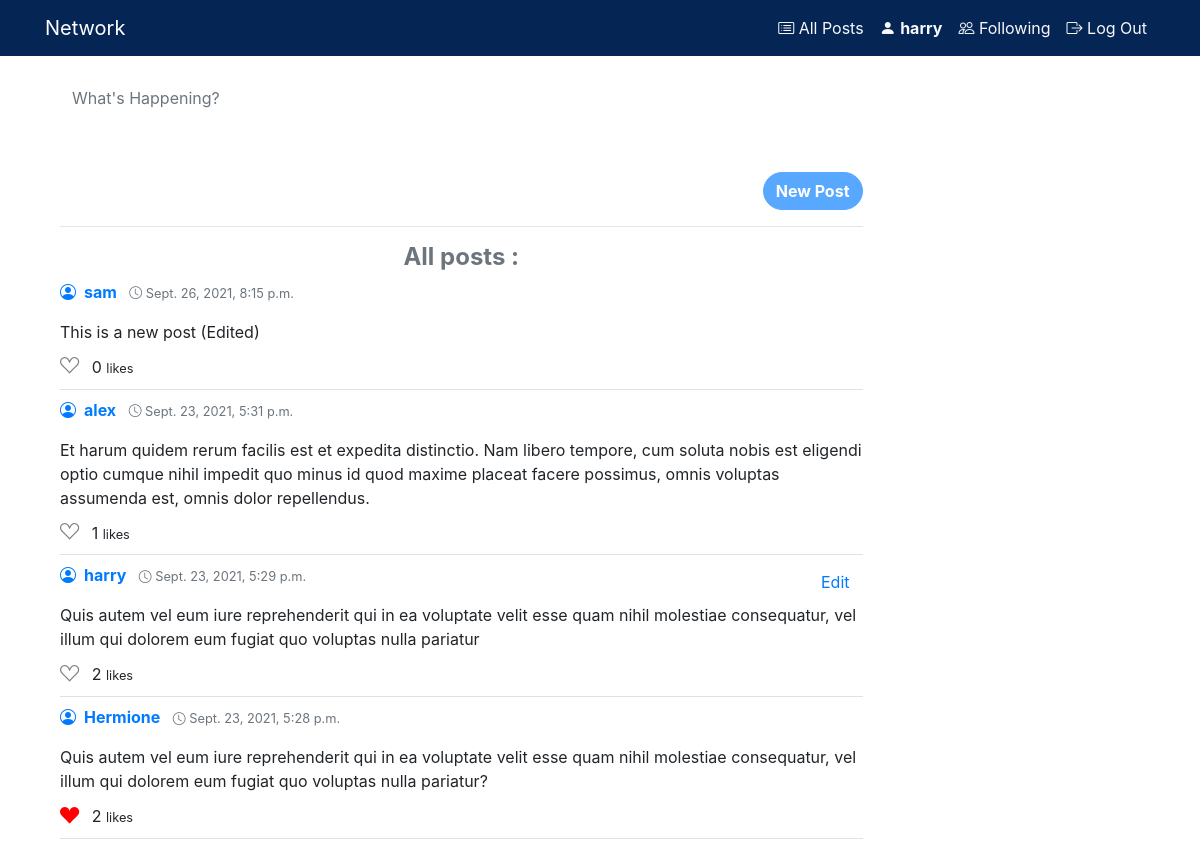
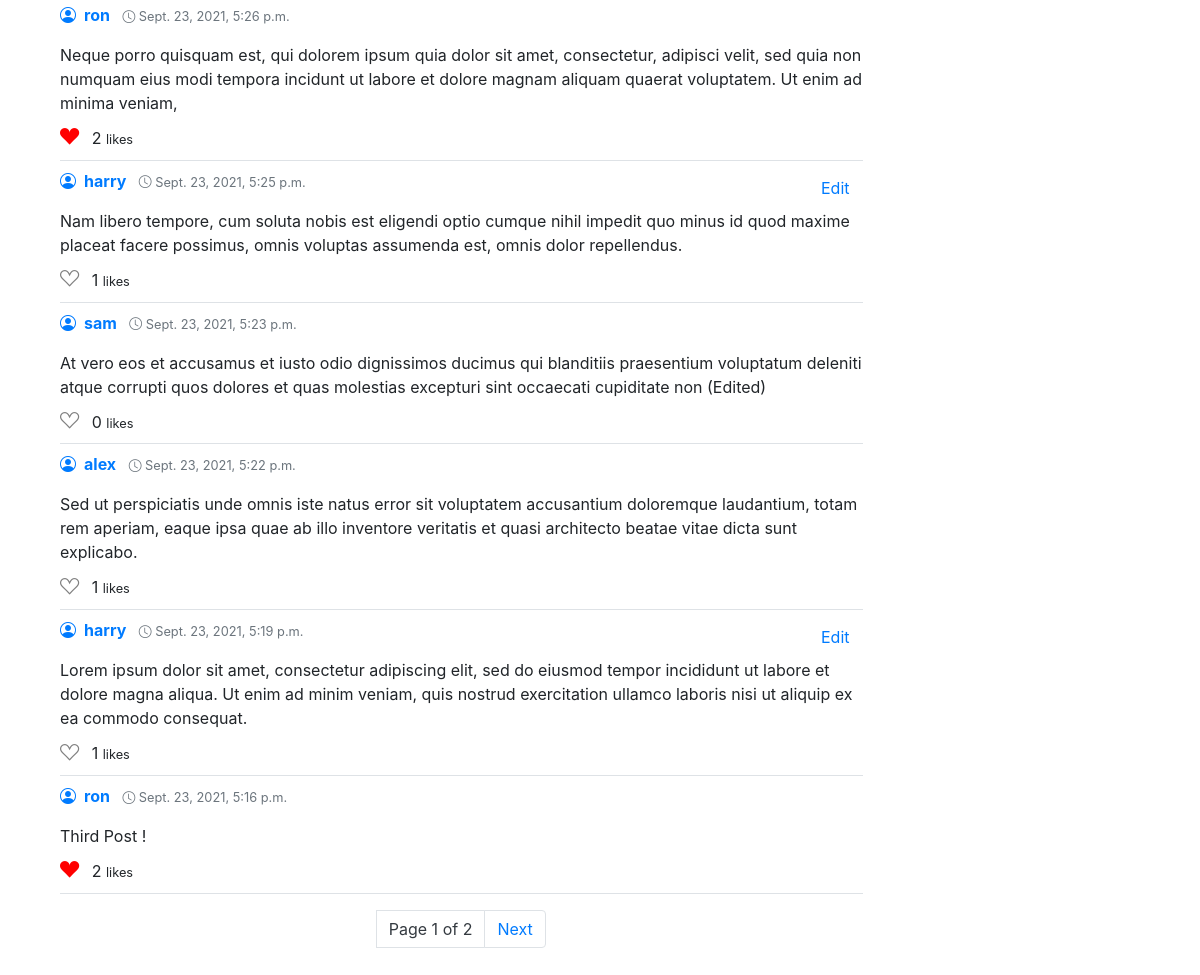
Page / (signed in) on the committed database (2 pictures, top to bottom).
### network/models.py (models this page shows, shortened)
class User(AbstractUser):
    following = models.ManyToManyField("self", blank=True, symmetrical=False, related_name='followers')

class Post(models.Model):
    poster = models.ForeignKey(User, on_delete=models.CASCADE, related_name='posts')
    content = models.TextField(max_length=250, blank=False, null=False)
    timestamp = models.DateTimeField(auto_now_add=True)
    likes = models.ManyToManyField(User, blank=True)
    class Meta:
        ordering = ['-timestamp']

### network/views.py (the view)
# urls.py: path("", views.index, name="index"),
def index(request):
    if request.user.is_authenticated:
        if request.method == "POST":
            content = request.POST["content"]
            poster = request.user
            new_post = Post(poster=poster, content=content)
            new_post.save()
        posts = Post.objects.all()
        paginator = Paginator(posts, 10)
        page_number = request.GET.get('page')
        page_obj = paginator.get_page(page_number)
        return render(request, "network/index.html", {
            "posts": posts,
            'page_obj': page_obj
        })
    else:
        return HttpResponseRedirect(reverse("login"))

### network/templates/network/index.html (shortened to what this page needs)
{% extends "network/layout.html" %}
{% block body %}
<div id="all_posts">
    <div class="compose_view">
        {% if user.is_authenticated %}
        <form id="post-form" action="{% url 'index' %}" method="POST">
            <div class="form-group">
                <textarea name="content" class="form-control mt-4 mb-2 border-0" id="post_content" rows="3" maxlength="250" placeholder="What's Happening?" required autofocus></textarea>
                <div class="d-flex justify-content-between">
                    <button type="submit" class="submit-btn btn btn-primary rounded-pill" disabled><strong>New Post</strong></button>
                </div>
                <hr>
            </div>
        </form>
        {% endif %}
    </div>
    <div class="d-flex justify-content-center">
        <h4 class="font-weight-bold text-muted">All posts :</h4>
    </div>
</div>
<div id="posts">
    {% include "network/posts.html" %}
</div>
{% endblock %}

### network/templates/network/layout.html (shortened to what this page needs)
{% load static %}
<!DOCTYPE html>
<html lang="en">
<head>
    <link rel="stylesheet" href="https://cdn.jsdelivr.net/npm/bootstrap@4.6.0/dist/css/bootstrap.min.css">
    <link rel="stylesheet" href="https://cdn.jsdelivr.net/npm/bootstrap-icons@1.5.0/font/bootstrap-icons.css">
    <link href="{% static 'network/styles.css' %}" rel="stylesheet">
</head>
<body>
    <nav class="navbar sticky-top navbar-expand-md navbar-dark" style="background-color: #052555">
        <div class="container">
            <a class="navbar-brand" href="{% url 'index' %}">Network</a>
            <div>
                <ul class="navbar-nav mr-auto">
                    {% if user.is_authenticated %}
                    <li class="nav-item">
                        <a class="nav-link text-light" href="{% url 'index' %}"><i class="bi bi-card-list"></i> All Posts</a>
                    </li>
                    <li class="nav-item">
                        <a class="nav-link text-light" href="{% url 'profile' user.username %}"><i class="bi bi-person-fill"> </i><strong id="username">{{ user.username }}</strong></a>
                    </li>
                    <li class="nav-item">
                        <a class="nav-link text-light" href="{% url 'following' %}"><i class="bi bi-people"></i> Following</a>
                    </li>
                    <li class="nav-item">
                        <a class="nav-link text-light" href="{% url 'logout' %}"><i class="bi bi-box-arrow-right"></i> Log Out</a>
                    </li>
                    {% endif %}
                </ul>
            </div>
        </div>
    </nav>
    <div class="container">
        <div class="col-lg-9">
            {% block body %}
            {% endblock %}
        </div>
    </div>
</body>
</html>

### network/templates/network/posts.html (shortened to what this page needs)
{% for post in page_obj %}
    <div class="post-box border-bottom pb-2 mb-2">
        <a href="{% url 'profile' post.poster %}">
            <i class="bi bi-person-circle mr-2"></i><strong>{{ post.poster }}</strong>
        </a>
        <small class="ml-2 text-muted"><i class="bi bi-clock"></i> {{post.timestamp}}</small>
        {% if request.user == post.poster %}
        <button class="edit_btn btn btn-link text-primary float-right" data-post="{{post.id}}">Edit</button>
        {% endif %}
        <p class="mt-3 mb-2">{{post.content}}</p>
        {% if request.user in post.likes.all %}
        <i id="{{post.id}}" class="like_btn bi-suit-heart-fill" style="cursor:pointer; color:red; font-size:1.2rem"></i>
        {% else %}
        <i id="{{post.id}}" class="like_btn bi-suit-heart" style="cursor:pointer; color:gray; font-size:1.2rem"></i>
        {% endif %}
        <span class="likes_count ml-2 ">{{post.likes.count}}</span>
        <small>likes</small>
    </div>
{% endfor %}
<nav class="row justify-content-center m-3">
    <ul class="pagination">
        <span class="current">
            <li class="page-item page-link text-dark"> Page {{ page_obj.number }} of {{ page_obj.paginator.num_pages }}</li>
        </span>
        {% if page_obj.has_next %}
            <li class="page-item"><a class="page-link" href="?page={{ page_obj.next_page_number }}">Next</a></li>
        {% endif %}
    </ul>
</nav>

### network/static/network/styles.css (style rules this page uses)
textarea { resize: none; overflow: hidden; }
.btn-primary:disabled { cursor: default; }

### rows in the picture
User: username "harry"
Post: poster "sam", timestamp "Sept. 26, 2021, 8:15 p.m.", content "This is a new post (Edited)", likes.count "0"
Post: poster "alex", timestamp "Sept. 23, 2021, 5:31 p.m.", content "Et harum quidem rerum facilis est et expedita distinctio. Nam libero tempore, cum soluta nobis est eligendi optio cumque nihil impedit quo minus id quod maxime placeat facere possimus, omnis voluptas assumenda est, omnis dolor repellendus.", likes.count "1"
Post: poster "harry", timestamp "Sept. 23, 2021, 5:29 p.m.", content "Quis autem vel eum iure reprehenderit qui in ea voluptate velit esse quam nihil molestiae consequatur, vel illum qui dolorem eum fugiat quo voluptas nulla pariatur", likes.count "2"
Post: poster "Hermione", timestamp "Sept. 23, 2021, 5:28 p.m.", content "Quis autem vel eum iure reprehenderit qui in ea voluptate velit esse quam nihil molestiae consequatur, vel illum qui dolorem eum fugiat quo voluptas nulla pariatur?", likes.count "2"
Post: poster "ron", timestamp "Sept. 23, 2021, 5:26 p.m.", content "Neque porro quisquam est, qui dolorem ipsum quia dolor sit amet, consectetur, adipisci velit, sed quia non numquam eius modi tempora incidunt ut labore et dolore magnam aliquam quaerat voluptatem. Ut enim ad minima veniam,", likes.count "2"
Post: poster "harry", timestamp "Sept. 23, 2021, 5:25 p.m.", content "Nam libero tempore, cum soluta nobis est eligendi optio cumque nihil impedit quo minus id quod maxime placeat facere possimus, omnis voluptas assumenda est, omnis dolor repellendus.", likes.count "1"
Post: poster "sam", timestamp "Sept. 23, 2021, 5:23 p.m.", content "At vero eos et accusamus et iusto odio dignissimos ducimus qui blanditiis praesentium voluptatum deleniti atque corrupti quos dolores et quas molestias excepturi sint occaecati cupiditate non (Edited)", likes.count "0"
Post: poster "alex", timestamp "Sept. 23, 2021, 5:22 p.m.", content "Sed ut perspiciatis unde omnis iste natus error sit voluptatem accusantium doloremque laudantium, totam rem aperiam, eaque ipsa quae ab illo inventore veritatis et quasi architecto beatae vitae dicta sunt explicabo.", likes.count "1"
Post: poster "harry", timestamp "Sept. 23, 2021, 5:19 p.m.", content "Lorem ipsum dolor sit amet, consectetur adipiscing elit, sed do eiusmod tempor incididunt ut labore et dolore magna aliqua. Ut enim ad minim veniam, quis nostrud exercitation ullamco laboris nisi ut aliquip ex ea commodo consequat.", likes.count "1"
Post: poster "ron", timestamp "Sept. 23, 2021, 5:16 p.m.", content "Third Post !", likes.count "2"

### other values in the picture
{{ page_obj.number }} "1"
{{ page_obj.paginator.num_pages }} "2"
